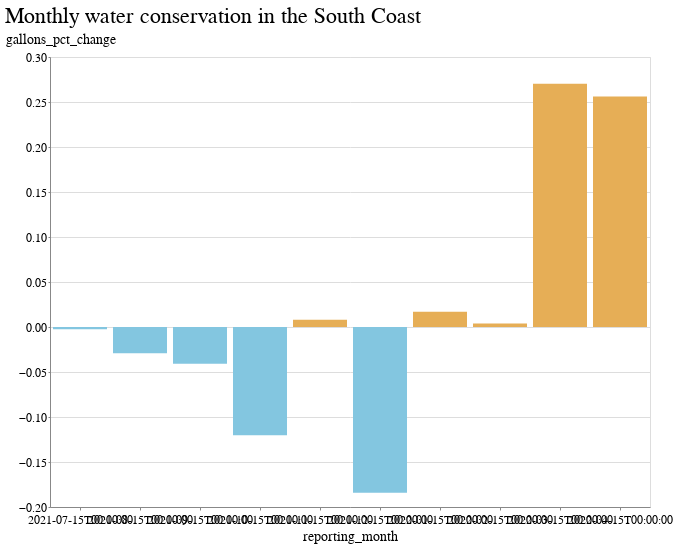

Source (notebook cell):
### Markdown cell above
### Charts

### Code cell
alt.Chart(
    regions_df[regions_df.hydrologic_region=="South Coast"]
).mark_bar().encode(
    x="reporting_month:O",
    y="gallons_pct_change:Q",
    color=alt.condition(
        alt.datum.gallons_pct_change > 0,
        alt.value("#e6ae56"),  # The positive color
        alt.value("#83c6e0")  # The negative color
    ),
    tooltip=["gallons_pct_change"]
).properties(title="Monthly water conservation in the South Coast", width=600)

### Figure 1 — Vega-Lite specification as saved in the notebook (floating-point values rounded to 4 significant figures)
{"config": {"view": {"width": 800, "height": 450}, "background": "#ffffff", "title": {"anchor": "start", "font": "BentonGothic-Bold, sans", "fontColor": "#000000", "fontSize": 22, "fontWeight": "normal"}, "arc": {"fill": "#82c6df"}, "area": {"fill": "#82c6df"}, "line": {"stroke": "#82c6df", "strokeWidth": 3}, "path": {"stroke": "#82c6df"}, "rect": {"fill": "#82c6df"}, "shape": {"stroke": "#82c6df"}, "bar": {"fill": "#82c6df"}, "point": {"stroke": "#82c6df"}, "symbol": {"fill": "#82c6df", "size": 30}, "axis": {"titleFont": "BentonGothic-Bold, sans", "titleFontSize": 14, "titleFontWeight": "normal", "labelFont": "BentonGothic, sans", "labelFontSize": 12, "labelFontWeight": "normal"}, "axisX": {"labelAngle": 0, "labelPadding": 4, "tickSize": 3}, "axisY": {"labelBaseline": "middle", "maxExtent": 45, "minExtent": 45, "tickSize": 2, "titleAlign": "left", "titleAngle": 0, "titleX": -45, "titleY": -11}, "legend": {"titleFont": "BentonGothic-Bold, sans", "titleFontSize": 14, "titleFontWeight": "normal", "symbolType": "square", "labelFont": "BentonGothic, sans", "labelFontSize": 13}, "range": {"category": ["#3580b1", "#ec8431", "#ab7fb4", "#c89d29", "#adc839", "#829eb1"], "diverging": ["#e68a4f", "#f4bb6a", "#f9e39c", "#dadfe2", "#a6b7c6", "#849eae"], "heatmap": ["#fbf2c7", "#f9e39c", "#f8d36e", "#f4bb6a", "#e68a4f", "#d15a40", "#ab4232"], "ordinal": ["#fbf2c7", "#f9e39c", "#f8d36e", "#f4bb6a", "#e68a4f", "#d15a40", "#ab4232"], "ramp": ["#fbf2c7", "#f9e39c", "#f8d36e", "#f4bb6a", "#e68a4f", "#d15a40", "#ab4232"]}}, "data": {"name": "data-a4051764458268425a2efb0c048ddd4e"}, "mark": "bar", "encoding": {"color": {"condition": {"value": "#e6ae56", "test": "(datum.gallons_pct_change > 0)"}, "value": "#83c6e0"}, "tooltip": [{"field": "gallons_pct_change", "type": "quantitative"}], "x": {"field": "reporting_month", "type": "ordinal"}, "y": {"field": "gallons_pct_change", "type": "quantitative"}}, "title": "Monthly water conservation in the South Coast", "width": 600, "$schema": "https://vega.github.io/schema/vega-lite/v4.17.0.json", "datasets": {"data-a4051764458268425a2efb0c048ddd4e": [{"hydrologic_region": "South Coast", "reporting_month": "2021-07-15T00:00:00", "total_gallons_current": 98840000000.0, "total_gallons_baseline": 99080000000.0, "supplier_name": 175, "gallons_pct_change": -0.0024}, {"hydrologic_region": "South Coast", "reporting_month": "2021-08-15T00:00:00", "total_gallons_current": 99500000000.0, "total_gallons_baseline": 102500000000.0, "supplier_name": 175, "gallons_pct_change": -0.0292}, {"hydrologic_region": "South Coast", "reporting_month": "2021-09-15T00:00:00", "total_gallons_current": 91810000000.0, "total_gallons_baseline": 95740000000.0, "supplier_name": 176, "gallons_pct_change": -0.04096}, {"hydrologic_region": "South Coast", "reporting_month": "2021-10-15T00:00:00", "total_gallons_current": 80640000000.0, "total_gallons_baseline": 91660000000.0, "supplier_name": 175, "gallons_pct_change": -0.1202}, {"hydrologic_region": "South Coast", "reporting_month": "2021-11-15T00:00:00", "total_gallons_current": 76030000000.0, "total_gallons_baseline": 75420000000.0, "supplier_name": 175, "gallons_pct_change": 0.008049}, {"hydrologic_region": "South Coast", "reporting_month": "2021-12-15T00:00:00", "total_gallons_current": 61220000000.0, "total_gallons_baseline": 75050000000.0, "supplier_name": 175, "gallons_pct_change": -0.1843}, {"hydrologic_region": "South Coast", "reporting_month": "2022-01-15T00:00:00", "total_gallons_current": 61860000000.0, "total_gallons_baseline": 60820000000.0, "supplier_name": 170, "gallons_pct_change": 0.01707}, {"hydrologic_region": "South Coast", "reporting_month": "2022-02-15T00:00:00", "total_gallons_current": 64830000000.0, "total_gallons_baseline": 64580000000.0, "supplier_name": 172, "gallons_pct_change": 0.003933}, {"hydrologic_region": "South Coast", "reporting_month": "2022-03-15T00:00:00", "total_gallons_current": 73590000000.0, "total_gallons_baseline": 57930000000.0, "supplier_name": 170, "gallons_pct_change": 0.2704}, {"hydrologic_region": "South Coast", "reporting_month": "2022-04-15T00:00:00", "total_gallons_current": 70630000000.0, "total_gallons_baseline": 56230000000.0, "supplier_name": 153, "gallons_pct_change": 0.2561}]}}
